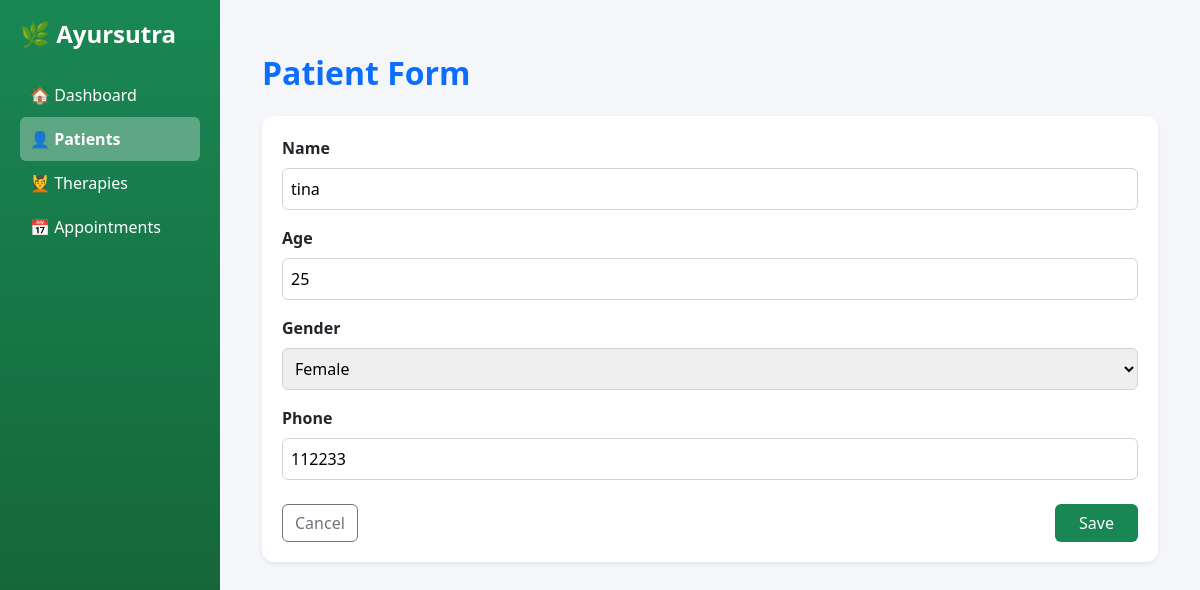
The app's page /patients/edit/7/ with its own data.
### patients/models.py (models this page shows, shortened)
class Patient(models.Model):
    GENDER_CHOICES = [
        ('Male', 'Male'),
        ('Female', 'Female'),
        ('Prefer not to say', 'Prefer not to say'),
    ]
    name = models.CharField(max_length=100)
    age = models.IntegerField()
    gender = models.CharField(max_length=25, choices=GENDER_CHOICES)
    phone = models.CharField(max_length=10, validators=[phone_validator])
    user = models.OneToOneField(User, on_delete=models.CASCADE, related_name='patient')
    name = models.CharField(max_length=100)
    phone = models.CharField(max_length=15)
    email = models.EmailField(blank=True, null=True)

### patients/views.py (the view)
# urls.py: path('edit/<int:pk>/', views.edit_patient, name='edit_patient'),
def edit_patient(request, pk):
    if hasattr(request.user, 'patient') and not request.user.is_staff:
        return redirect('patient_dashboard')
    patient = get_object_or_404(Patient, pk=pk)
    form = PatientForm(request.POST or None, instance=patient)
    if form.is_valid():
        form.save()
        return redirect('patients')  # ✅ FIXED
    return render(request, 'patients/patient_form.html', {'form': form})

### patients/forms.py
class PatientForm(forms.ModelForm):
    class Meta:
        model = Patient
        fields = ['name', 'age', 'gender', 'phone']

### patients/templates/patients/patient_form.html (shortened to what this page needs)
{% extends "base.html" %}
{% block content %}
<div class="container mt-4">
    <h2 class="mb-4 fw-bold text-primary">Patient Form</h2>
    <div class="card shadow-sm border-0">
        <div class="card-body">
            <form method="POST">
                {% for field in form %}
                    <div class="mb-3">
                        <label class="form-label fw-semibold">
                            {{ field.label }}
                        </label>
                        {{ field }}
                    </div>
                {% endfor %}
                <div class="d-flex justify-content-between mt-4">
                    <a href="/patients/" class="btn btn-outline-secondary">
                        Cancel
                    </a>
                    <button type="submit" class="btn btn-success px-4">
                        Save
                    </button>
                </div>
            </form>
        </div>
    </div>
</div>
{% endblock %}

### patients/static/patients/css/style.css (style rules this page uses)
body { font-family: 'Segoe UI', Tahoma, Geneva, Verdana, sans-serif; background-color: #f4f6f9; margin: 0; }
.card { border: none; border-radius: 12px; box-shadow: 0 4px 12px rgba(0,0,0,0.08); }
.card-body { padding: 20px; }
.btn { border-radius: 6px; transition: 0.2s ease; }
.btn-success { background-color: #198754; border: none; }
h2 { font-weight: 600; }
form input, form textarea { border-radius: 6px !important; padding: 8px; }
form select { border-radius: 6px; padding: 8px; appearance: auto; -webkit-appearance: menulist; -moz-appearance: menulist; cursor: pointer; }
.card, .btn { transition: all 0.2s ease-in-out; }
select { appearance: none; -webkit-appearance: none; -moz-appearance: none; }

### patients/templates/patients/patient_form.html (style rules this page uses)
input, select, textarea { width: 100%; padding: 10px; border-radius: 8px; border: 1px solid #ced4da; }

### records on screen
Patient: form "tina" "25" "Female" "112233"

### other values on screen
{{ field.label }} "Name" "Age" "Gender" "Phone"
